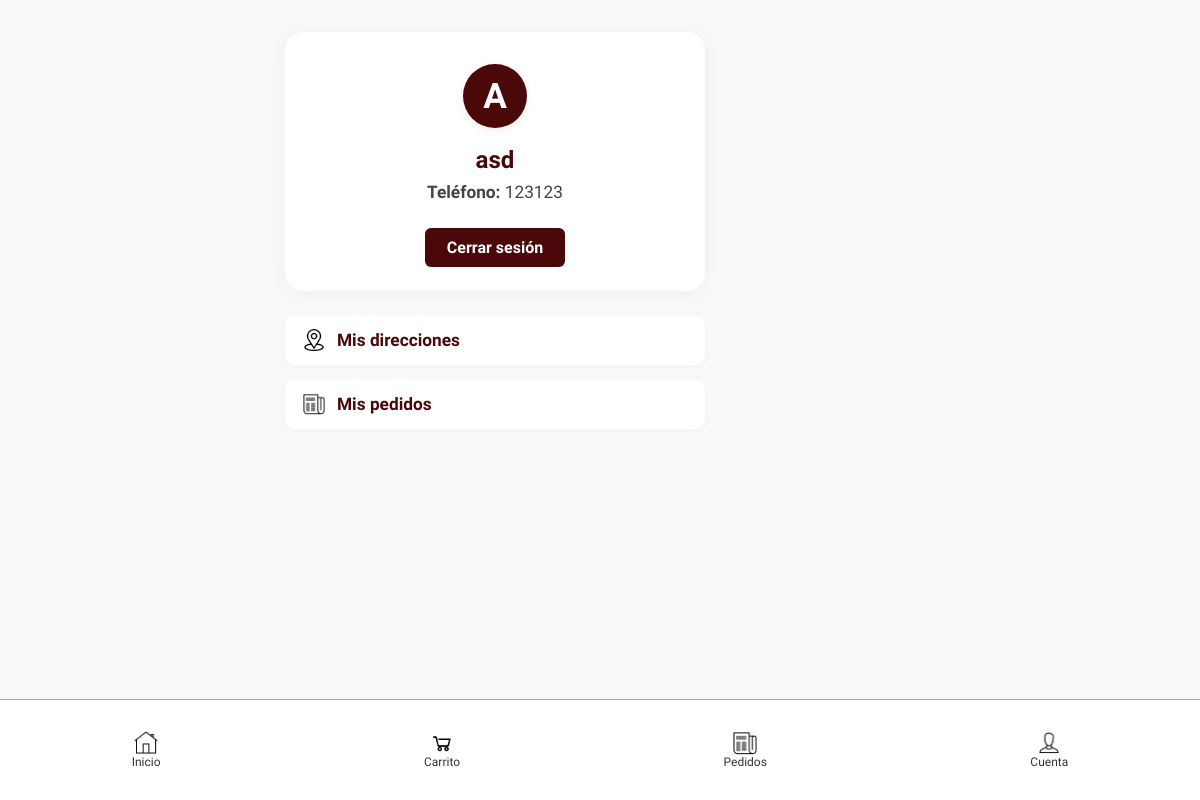
The page /cuenta/ (signed in) on the database as committed earlier.
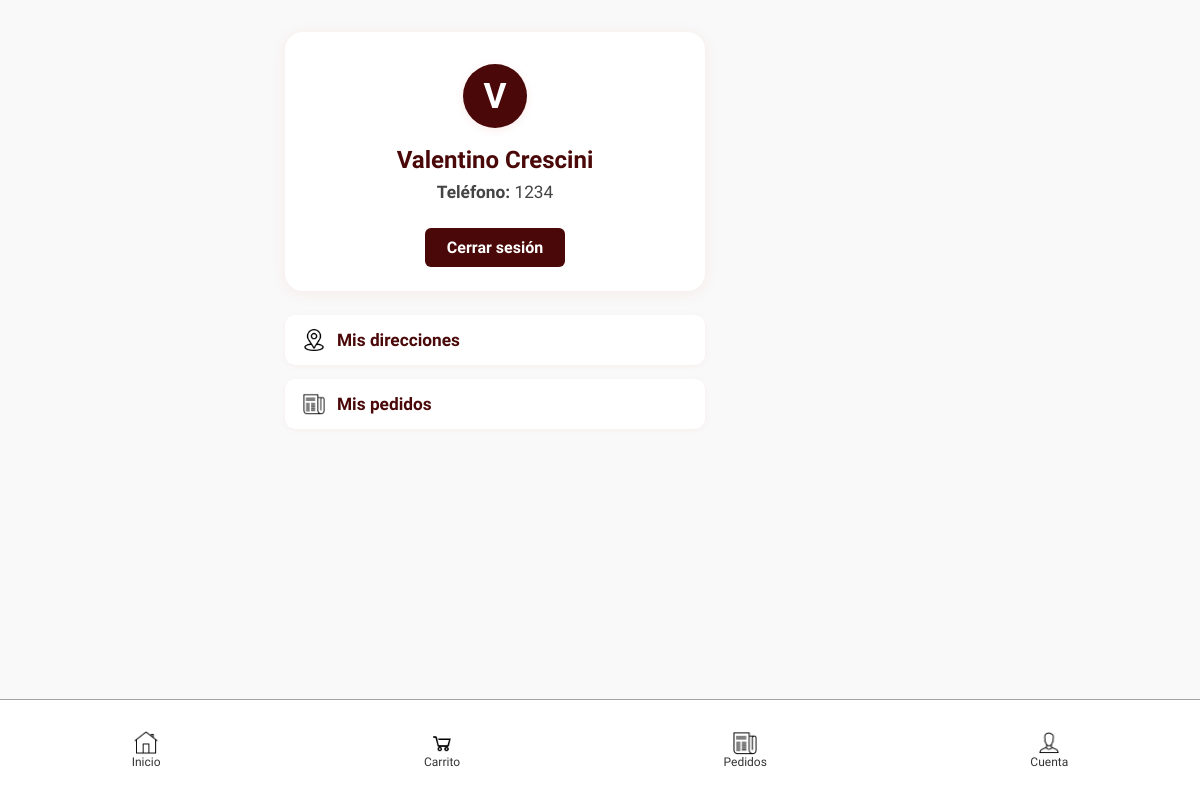
The same page on the database as committed later.
### mi_app/models.py (models this page shows, shortened)
class Cliente(AbstractBaseUser, PermissionsMixin):  # <--- AGREGÁ PermissionsMixin
    telefono = models.CharField(max_length=20, unique=True)
    nombre = models.CharField(max_length=100)  # <-- NUEVO CAMPO
    fecha_nacimiento = models.DateField(null=True, blank=True)  # NUEVO CAMPO
    is_active = models.BooleanField(default=True)
    is_admin = models.BooleanField(default=False)
    is_staff = models.BooleanField(default=False)  # <-- AGREGA ESTA LÍNEA
    USERNAME_FIELD = 'telefono'
    REQUIRED_FIELDS = []
    objects = ClienteManager()

### mi_app/views/cliente.py (the view)
# urls.py: path('cuenta/', mi_cuenta, name='mi_cuenta'),
@login_required
def mi_cuenta(request):
    return render(request, 'cliente/mi_cuenta.html')

### mi_app/templates/cliente/mi_cuenta.html (shortened to what this page needs)
{% extends "base.html" %}
{% load static %}
{% block content %}
<div class="cuenta-container">
    <div class="cuenta-card">
        <div class="cuenta-avatar">
            <span>{{ user.nombre|slice:":1"|upper }}</span>
        </div>
        <h2 style="margin-bottom: 8px;">{{ user.nombre }}</h2>
        <p><strong>Teléfono:</strong> {{ user.telefono }}</p>
        <form method="post" action="{% url 'logout_cliente' %}">
            <button type="submit" class="btn-cerrar-sesion">Cerrar sesión</button>
        </form>
    </div>
    <div class="cuenta-links">
        <a href="{% url 'mis_direcciones' %}" class="cuenta-link">
            <img src="{% static 'icons/ubicacion.png' %}" alt="Direcciones" class="cuenta-link-icon"> Mis direcciones
        </a>
        <a href="{% url 'mis_pedidos' %}" class="cuenta-link">
            <img src="{% static 'icons/pedidos.png' %}" alt="Pedidos" class="cuenta-link-icon"> Mis pedidos
        </a>
    </div>
</div>
{% endblock %}

Rows that differ between the two databases and show on the page:
changed Cliente: nombre "A" → "V"; nombre "asd" → "Valentino Crescini"; telefono "123123" → "1234"
